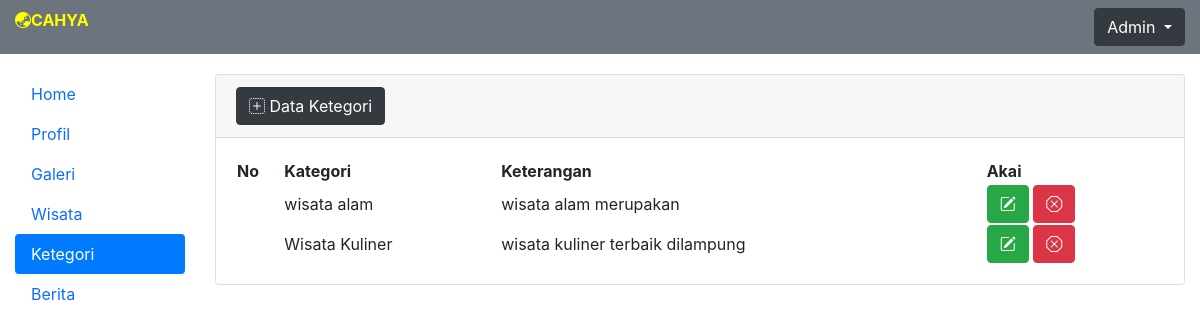
/dashboard.php?hal=kategori (signed in), run on the app's committed database.
### tables this page shows
CREATE TABLE `tbl_kategori` (
  `id_kategori` int(11) NOT NULL,
  `nama_kategori` varchar(50) NOT NULL,
  `keterangan` varchar(200) NOT NULL,
  `url_img` varchar(255) NOT NULL
);

### modul/mod_kategori/kategori.php (the view)
<div class="contianer-fluid">
    <div class="card">
        <div class="card-header">
            <a href="dashboard.php?hal=tambah_kategori"class="btn btn-dark"><i class="bi bi-plus-square-dotted"></i> Data Ketegori</a>
        </div>
        <div class="card-body">
            <table id="example" class="display" style="width:100%">
                <thead>
                    <tr>
                        <th>No</th>
                        <th>Kategori</th>
                        <th>Keterangan</th>
                        <th>Akai</th>
                    </tr>
                </thead>
                <tbody>
                    <?php
                        $sql = mysqli_query($koneksi,"SELECT * FROM tbl_kategori ");
                        while($r = mysqli_fetch_array($sql)){
                    ?>
                    <tr>
                        <td></td>
                        <td><?php echo $r['nama_kategori'] ?></td>
                        <td><?php echo $r['keterangan'] ?></td>
                        <td>
                            <a href="dashboard.php?hal=edit_kategori&id=<?php echo $r['id_kategori'] ?>" class="btn btn-success"><i class="bi bi-pencil-square"></i></a>
                            <a href="dashboard.php?hal=hapus_kategori&id=<?php echo $r['id_kategori'] ?>" class="btn btn-danger"><i class="bi bi-x-octagon"></i></a>
                        </td>
                    </tr>
                        <?php
                        }
                        ?>
                </tbody>
            </table>
        </div>
    </div>
</div>

### data on the page
tbl_kategori: nama_kategori "wisata alam", keterangan "wisata alam merupakan"
tbl_kategori: nama_kategori "Wisata Kuliner", keterangan "wisata kuliner terbaik dilampung"
